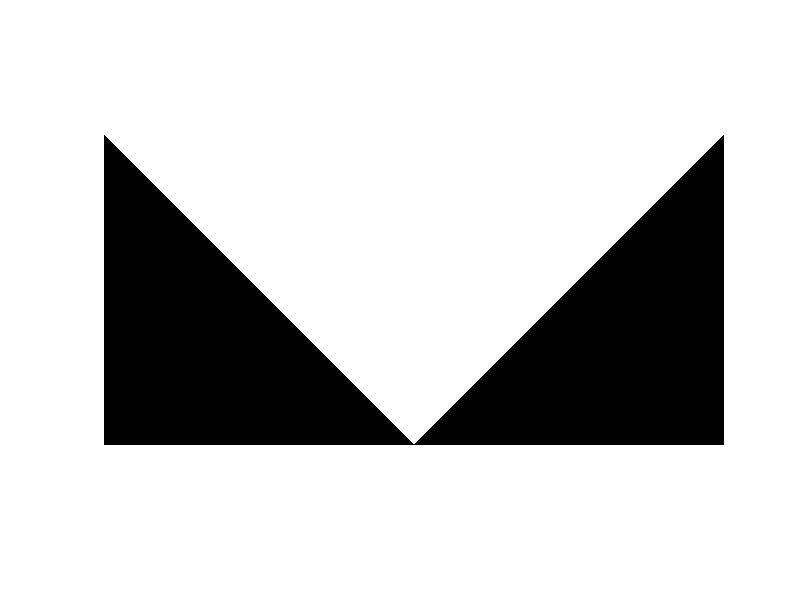

Source code (MATLAB):
image = uint8(zeros(501, 1001, 3));

for i = 1:501
    for j = i:(1001 - (i - 1))
        image(i,j,:) = uint8([255, 255, 255]);
    end
end

imshow(image)